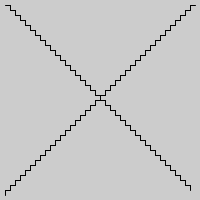
Frame 1 (no input)
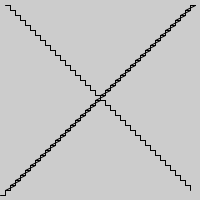
Frame 2 (the mouse pressed at the canvas centre, redrawn once)

The Processing sketch that drew these frames (run headless with seeded random() and noise(); the mouse was pressed at the canvas centre and the sketch redrawn once):

// Processing sketch: Lab_05b_Stairs
// ── Lab_05b_Stairs.pde
int x1 = 5, x2 = 10, y1 = 5, y2 = 5;
int counter = 0;
void setup(){
   size(200, 200);  
}

void draw(){
  while(x1 < width - 5 && y1 < height && x2 < width - 5 && y2 < height){
    line(x1, y1, x2, y2);
    counter++;
    counter = counter % 2;
    println(counter);
    if(counter == 0){
      x2 += 5;
      y2 += 5;
    }
    if(counter == 1){
      x1 += 5;
      y1 += 5;
    }
  }
  
  x1 = width - 5; x2 = width - 10; y1 = 5; y2 = 5;
  
  while(x1 > 0 && y1 < height && x2 > 0 && y2 < height){
    line(x1, y1, x2, y2);
    counter++;
    counter = counter % 2;
    println(counter);
    if(counter == 0){
      x2 -= 5;
      y2 += 5;
    }
    if(counter == 1){
      x1 -= 5;
      y1 += 5;
    }
  }
  noLoop();
}
